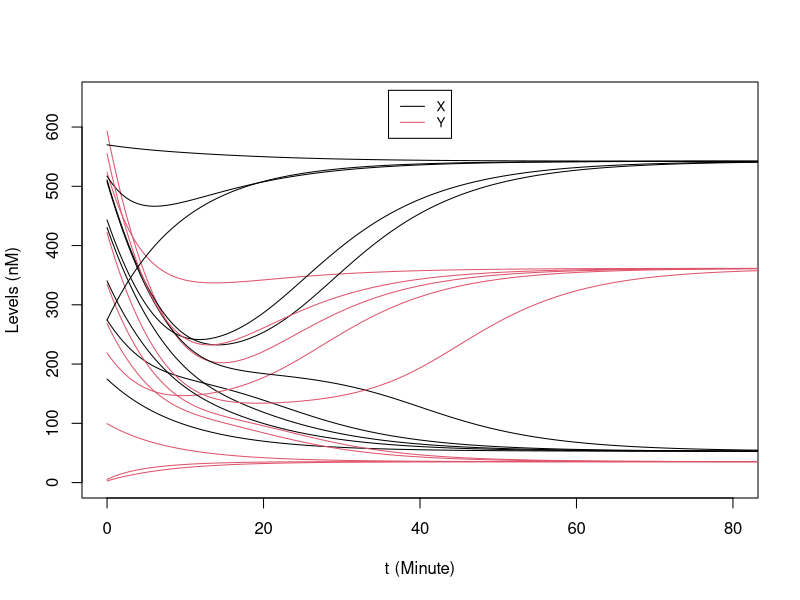
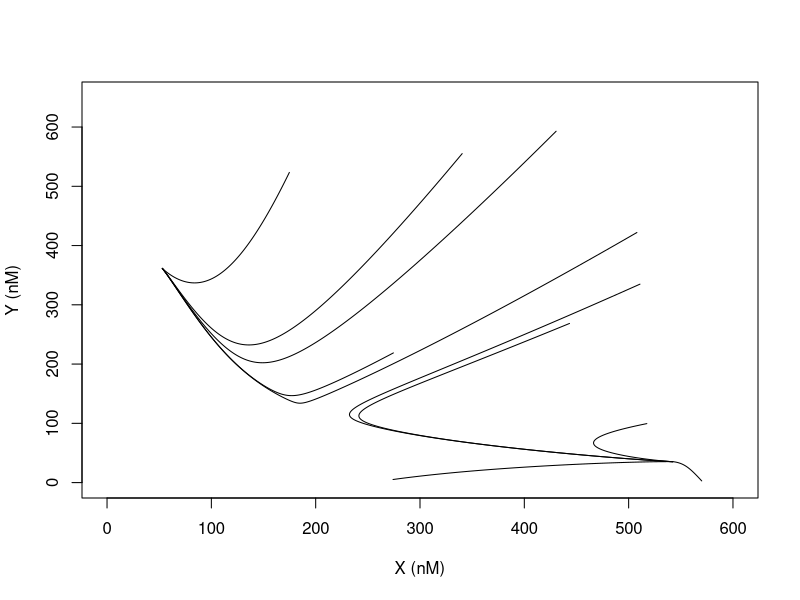
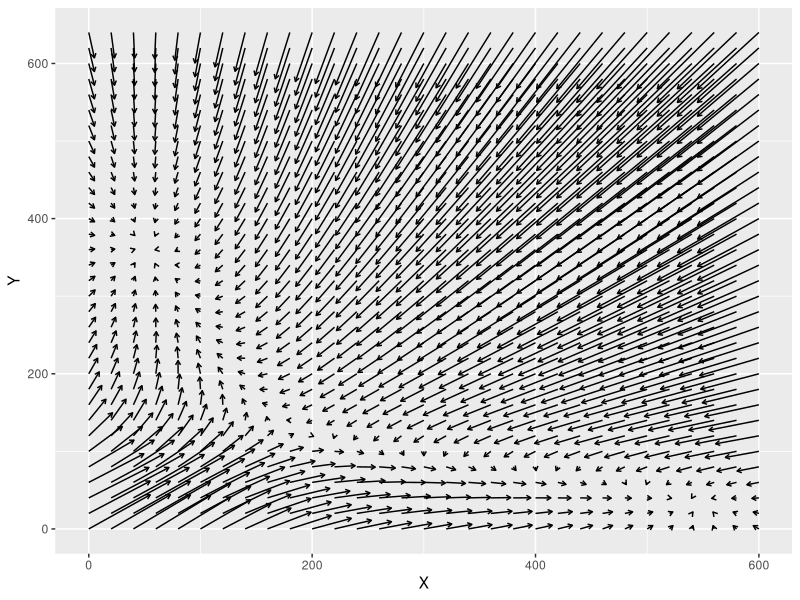
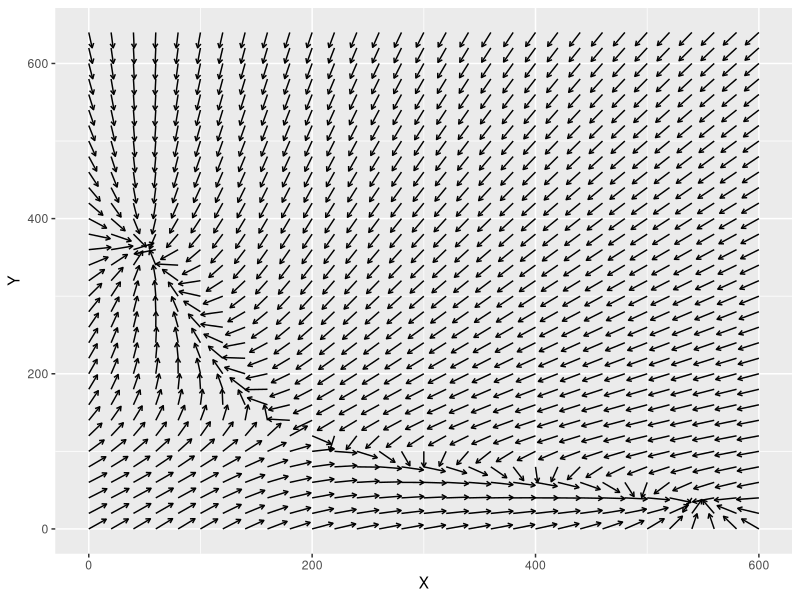

These charts were generated, in order, by the following R code:
## ---- chunk 1
knitr::opts_chunk$set(echo = TRUE)
## ---- chunk 2
hill_inh <- function(X,X0,n) {
  a = (X/X0)**n
  return(1/(1+a))
}

derivs_ts <- function(t, Xs) {
  X = Xs[1]
  Y = Xs[2]
  dxdt = 5 + 50 * hill_inh(Y, 100, 4) - 0.1 * X
  dydt = 4 + 40 * hill_inh(X, 150, 4) - 0.12 * Y
  return(c(dxdt, dydt))
}
## ---- chunk 3
# 4th order Runge-Kutta (RK4)
RK4_2D <- function(derivs, init, t.total, dt){
  # derivs: the function of the derivatives 
  # init: initial condition in c(X0, Y0)
  # t.total: total simulation time, assuming t starts from 0 at the beginning
  # dt: time step size 
  t_all = seq(0, t.total, by=dt)
  n_all = length(t_all)
  X_all = matrix(0, nrow = n_all, ncol = 2)
  X_all[1,] = init 
  df_half = dt/2
  for (i in 1:(n_all-1)) {
    t_0= t_all[i]
    t_0.5 = t_0 + 0.5*dt
    t_1 = t_0 + dt
    k1 = dt * derivs(t_0,X_all[i,])
    k2 = dt * derivs(t_0.5,X_all[i,] + k1/2)
    k3 = dt * derivs(t_0.5,X_all[i,] + k2/2)
    k4 = dt * derivs(t_1,X_all[i,] + k3)
    X_all[i+1,] = X_all[i,] + (k1+2*k2+2*k3+k4)/6
  }
  return(cbind(t_all, X_all))   # the output is a matrix of t & X(t) for all time steps
}

set.seed(77)   # set the seed for the random number generator, remove this line to generate more random initial conditions
X_init_all = array(runif(20, 0, 600), dim = c(10,2)) # generate 10 random initial conditions

t.total = 100
dt  = 0.1
plot(NULL, xlab="t (Minute)", ylab="Levels (nM)", xlim=c(0,80), ylim=c(0,650)) 
for(i in seq_len(nrow(X_init_all))){
  results = RK4_2D(derivs_ts, X_init_all[i,], t.total, dt)
  lines(results[,1], results[,2], col = 1)
  lines(results[,1], results[,3], col = 2)
}
legend("top", inset=0.02, legend = c("X", "Y"),
       col=1:2, lty=1, cex=0.8)
## ---- chunk 4
plot(NULL, xlab="X (nM)", ylab="Y (nM)", xlim=c(0,600), ylim=c(0,650)) 
for(i in seq_len(nrow(X_init_all))){
  results = RK4_2D(derivs_ts, X_init_all[i,], t.total, dt)
  lines(results[,2], results[,3], col = 1)
}
## ---- chunk 5
library(ggplot2)

X_all = seq(0, 600, by=20)   # all X grids
Y_all = seq(0, 650, by=20)   # all Y grids
XY_all = expand.grid(X_all, Y_all)   # all combinations of X and Y

results = t(apply(XY_all, MARGIN=1, function(Xs) {return(c(Xs, derivs_ts(0, Xs)))})) # generate all vector field data
colnames(results) = c("X", "Y", "dX", "dY")

ggplot(data=as.data.frame(results), aes(x=X, y=Y)) + 
  geom_segment(aes(xend=X+dX, yend=Y+dY), arrow = arrow(length = unit(0.05,"in")))

## ---- chunk 6

results = t(apply(XY_all, MARGIN=1, function(Xs) {
  v = derivs_ts(0, Xs)
  v_norm = v / sqrt(v[1]**2 + v[2]**2)
  return(c(Xs, v_norm))})) # generate all vector field data
colnames(results) = c("X", "Y", "dX", "dY")

ggplot(data=as.data.frame(results), aes(x=X, y=Y)) + 
  geom_segment(aes(xend=X+20*dX, yend=Y+20*dY), arrow = arrow(length = unit(0.05,"in")))

